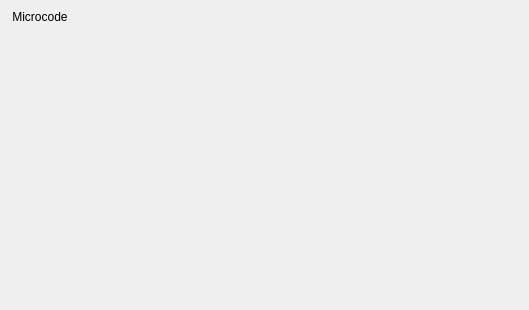
<?xml version="1.0" encoding="UTF-8"?>
<ui version="4.0">
 <class>MicrocodePane</class>
 <widget class="QWidget" name="MicrocodePane">
  <property name="geometry">
   <rect>
    <x>0</x>
    <y>0</y>
    <width>529</width>
    <height>310</height>
   </rect>
  </property>
  <property name="sizePolicy">
   <sizepolicy hsizetype="Preferred" vsizetype="Minimum">
    <horstretch>0</horstretch>
    <verstretch>0</verstretch>
   </sizepolicy>
  </property>
  <property name="windowTitle">
   <string>Form</string>
  </property>
  <widget class="QLabel" name="label">
   <property name="geometry">
    <rect>
     <x>9</x>
     <y>9</y>
     <width>62</width>
     <height>16</height>
    </rect>
   </property>
   <property name="palette">
    <palette>
     <active>
      <colorrole role="Base">
       <brush brushstyle="SolidPattern">
        <color alpha="255">
         <red>255</red>
         <green>255</green>
         <blue>255</blue>
        </color>
       </brush>
      </colorrole>
      <colorrole role="Window">
       <brush brushstyle="SolidPattern">
        <color alpha="255">
         <red>104</red>
         <green>173</green>
         <blue>245</blue>
        </color>
       </brush>
      </colorrole>
     </active>
     <inactive>
      <colorrole role="Base">
       <brush brushstyle="SolidPattern">
        <color alpha="255">
         <red>255</red>
         <green>255</green>
         <blue>255</blue>
        </color>
       </brush>
      </colorrole>
      <colorrole role="Window">
       <brush brushstyle="SolidPattern">
        <color alpha="255">
         <red>104</red>
         <green>173</green>
         <blue>245</blue>
        </color>
       </brush>
      </colorrole>
     </inactive>
     <disabled>
      <colorrole role="Base">
       <brush brushstyle="SolidPattern">
        <color alpha="255">
         <red>104</red>
         <green>173</green>
         <blue>245</blue>
        </color>
       </brush>
      </colorrole>
      <colorrole role="Window">
       <brush brushstyle="SolidPattern">
        <color alpha="255">
         <red>104</red>
         <green>173</green>
         <blue>245</blue>
        </color>
       </brush>
      </colorrole>
     </disabled>
    </palette>
   </property>
   <property name="text">
    <string>Microcode</string>
   </property>
   <property name="alignment">
    <set>Qt::AlignCenter</set>
   </property>
  </widget>
 </widget>
 <resources/>
 <connections/>
</ui>
